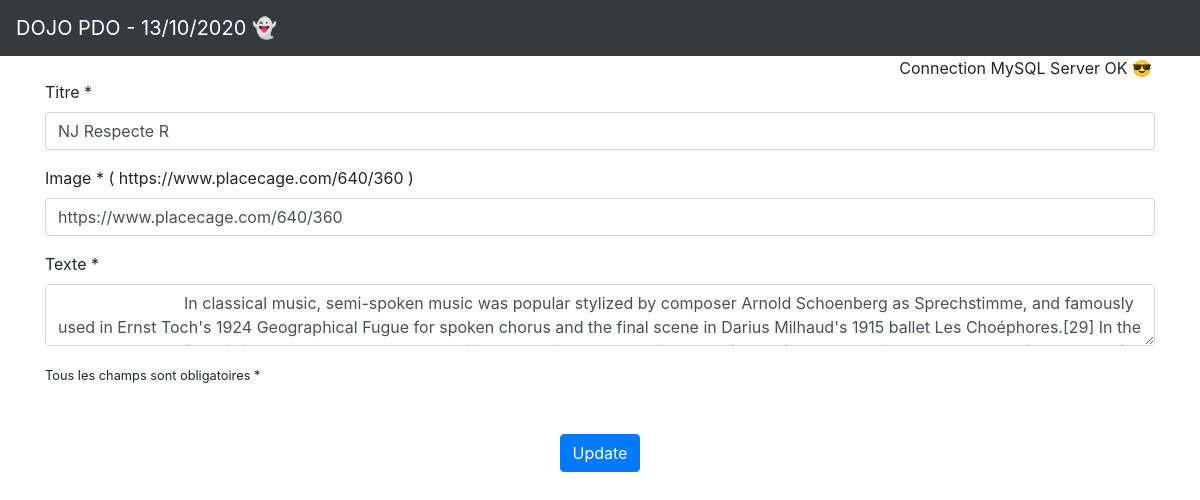
The page /Views/edit_article.php?id=2 on the database as committed earlier.
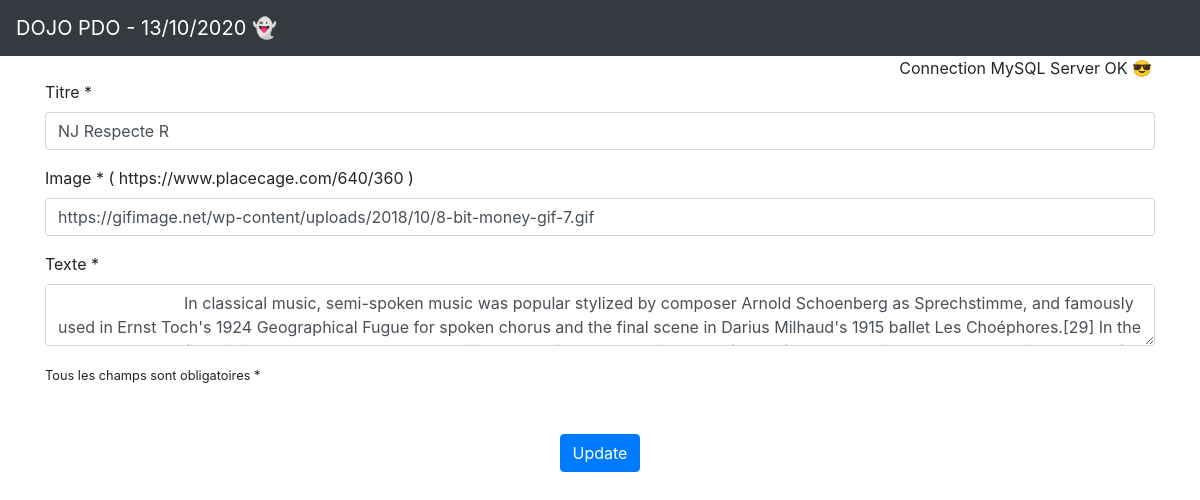
The same page on the database as committed later.
### tables this page shows
CREATE TABLE article (
    `id` INT PRIMARY KEY AUTO_INCREMENT NOT NULL,
    `title` varchar(150) NOT NULL,
    `img` varchar(250) NOT NULL,
    `content` text NOT NULL
);

### Model/ArticleModel.php (called while the page is built, shortened)
<?php
function getOneArticle(int $id)
{
    $pdo = new PDO(DSN, USER, PASS, [PDO::ATTR_ERRMODE => PDO::ERRMODE_EXCEPTION]);
    try {
        $request ="SELECT * FROM article WHERE id=$id";
        $sendRequest = $pdo->query($request);
        $article = $sendRequest->fetchObject();
        return $article;
    } catch (PDOException $e) {
        $error = $e->getMessage();
        return $error;
    }
}

### Views/edit_article.php (the view, shortened to what this page needs)
<?php
require 'layouts/header.php';
require '../connec.php';
require '../Model/ArticleModel.php';
$article = null;
if (isset($_GET['id']) && !empty($_GET['id'])) {
    $id = $_GET['id'];
    $article = getOneArticle(intval($id));
}
?>
<div class="container">
    <div class="row">
        <div class="col-12">
            <form method="POST">
                <div class="form-group">
                    <label for="title">Titre *</label>
                    <input type="text" class="form-control" id="title" name="title" value="<?= $article ?  $article->title : '' ?>">
                </div>
                <div class="form-group">
                    <label for="img">Image * ( https://www.placecage.com/640/360 )</label>
                    <input type="text" class="form-control" id="img" name="img" value="<?= $article ? $article->img : '' ?>">
                </div>
                <div class="form-group">
                    <label for="content">Texte *</label>
                    <textarea class="form-control" id="content" name="content" value="">
                            <?= $article ? $article->content : '' ?>
                    </textarea>
                </div>
                <div class="form-group">
                    <small>Tous les champs sont obligatoires *</small>
                </div>
                <div class="text-center mt-5">
                    <?php if ($article === null) { ?>
                        <button type="submit" class="btn btn-primary" name="create">Create</button>
                    <?php } else { ?>
                        <button type="submit" class="btn btn-primary" name="update">Update</button>
                    <?php } ?>
                </div>
            </form>
        </div>
    </div>
</div>
<?php require 'layouts/footer.php'; ?>

Rows that differ between the two databases and show on the page:
changed article "NJ Respecte R": img "https://www.placecage.com/640/360" → "https://gifimage.net/wp-content/uploads/2018/10/8-bit-money-gif-7.gif"
